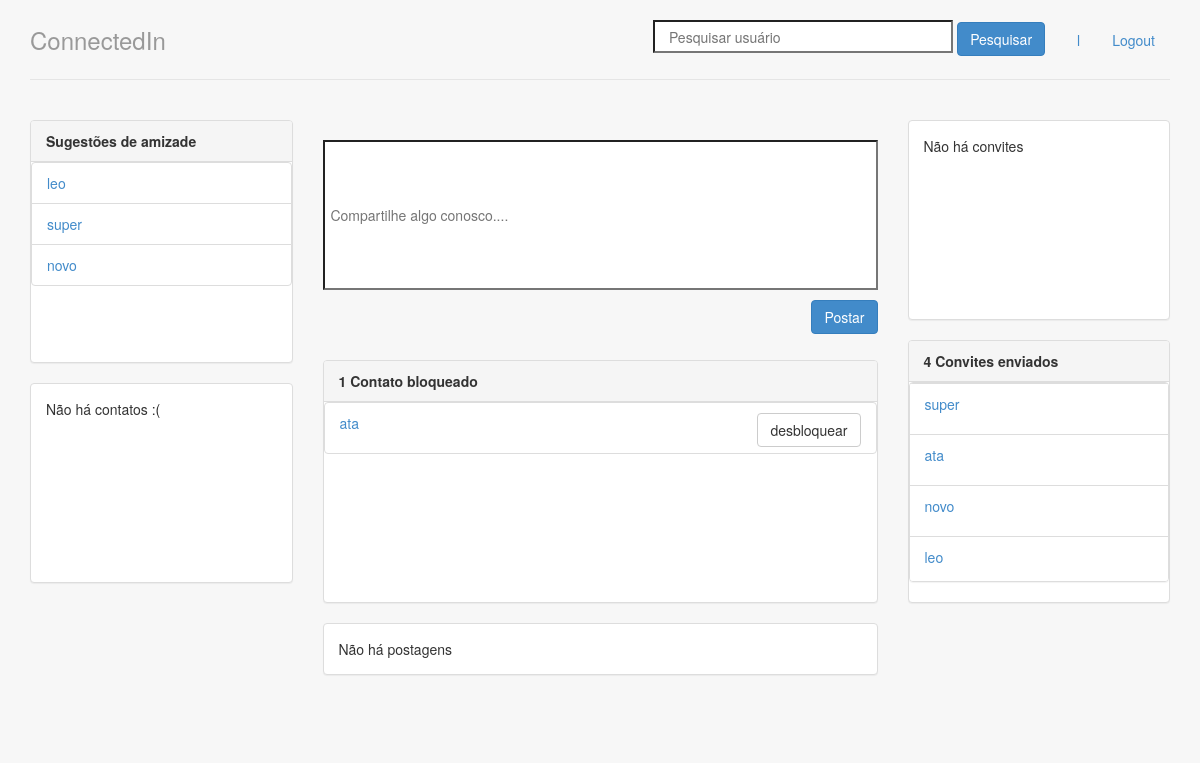
The app's page / (signed in) with its own data.
### perfis/models.py (models this page shows, shortened)
class Perfil(models.Model):
    nome = models.CharField(max_length=255, null=False)
    telefone = models.CharField(max_length=15, null=False)
    nome_empresa = models.CharField(max_length=255, null=False)
    contatos = models.ManyToManyField('self', related_name = 'meus_contatos')
    contatos_bloqueados = models.ManyToManyField('self', related_name = 'meus_contatos_bloqueados', symmetrical=False, through='Bloqueio')
    usuario = models.OneToOneField(User, related_name="perfil", on_delete = models.CASCADE)
    @property
    def meus_bloqueios(self):
        bloqueio = Bloqueio.objects.filter(bloqueador=self)
        return bloqueio
    def bloqueados(self):
        lista_bloqueados = []
        for i in self.meus_bloqueios:
            lista_bloqueados.append(i.bloqueado)
        return lista_bloqueados
    def contatos_nao_bloqueados(self):
        perfis_nao_bloqueados = []
        perfis_me_bloquearam = Bloqueio.objects.filter(bloqueado=self)
        ids_perfis_me_bloquearam = []
        for perfil in perfis_me_bloquearam:
            ids_perfis_me_bloquearam.append(perfil.bloqueador.id)
        for i in Perfil.objects.all():
            if i.id not in ids_perfis_me_bloquearam and i not in self.meus_bloqueios.all():
                perfis_nao_bloqueados.append(i)
        return perfis_nao_bloqueados

class Bloqueio(models.Model):
    bloqueador = models.ForeignKey(Perfil, on_delete = models.CASCADE, related_name = 'bloqueador')
    bloqueado = models.ForeignKey(Perfil, on_delete = models.CASCADE, related_name = 'bloqueado')
    def __str__(self):
        return self.bloqueado.nome

class Convite(models.Model):
    solicitante = models.ForeignKey(Perfil,on_delete=models.CASCADE,related_name='convites_feitos' )
    convidado = models.ForeignKey(Perfil, on_delete= models.CASCADE, related_name='convites_recebidos')

### perfis/views.py (the view)
# urls.py: path('', views.index,name='index'),
@login_required
def index(request):
	form = PostForm()
	perfil_logado = Perfil.objects.get(id=request.user.perfil.id)
	perfis_nao_bloqueados = perfil_logado.contatos_nao_bloqueados
	return render(request, 'index.html',{'perfis' : perfis_nao_bloqueados,
										 'perfil_logado' : get_perfil_logado(request),
										   'form':form})

### perfis/forms.py
class PostForm(forms.Form):
	texto = forms.CharField(required=True)

### perfis/views.py (called while the page is built)
@login_required
def get_perfil_logado(request):
	return request.user.perfil

### timeline/models.py (called while the page is built)
    def get_timeline(self):
        lista_postagens = []
        postagens_ordenadas = Postagem.objects.all()[::-1]
        for i in postagens_ordenadas:
            if i.dono in self.perfil.contatos.all() or i.dono.id == self.perfil.id:
                lista_postagens.append(i)
        return lista_postagens

### perfis/templates/index.html (shortened to what this page needs)
{% extends 'base.html' %}
{% block body %}
<div class="row">
    <div class="col-lg-3">
        <div class="panel panel-default">
            <div class="panel-heading">
                <strong>Sugestões de amizade</strong>
            </div>
            {% if perfis %}
            <div style="overflow-y: scroll; height: 200px;">
            <ul class="list-group">
                {% for perfil in perfis %}
                {% if perfil.nome != perfil_logado.nome and perfil not in perfil_logado.contatos.all and perfil not in perfil_logado.bloqueados %}
                <li class="list-group-item">
                    <a href="{% url 'exibir' perfil.id %}"> {{ perfil.nome }}
                    </a>
                </li>
                {% endif %}
                {% endfor %}
            </ul>
                {% else %}
                <p>Não há perfis cadastrados</p>
                {% endif %}
        </div>
        </div>
        <div class="panel panel-default" style="overflow-y: scroll; height: 200px;">
            {% with total=perfil_logado.contatos.count %}
            {% if total %}
            <div class="panel-heading">
                <strong> {{ total }}
                    Contato{{ total|pluralize }}
                </strong>
            </div>
            <ul class="list-group">
                {% for perfil in perfil_logado.contatos.all %}
                <li class="list-group-item">
                    <p><a href="{% url 'exibir' perfil.id %}">
                            {{ perfil }}
                        </a>
                        <a class="btn btn-danger pull-right" href="{% url 'desfazer' perfil.id %}">
                            desfazer amizade
                        </a></p>
                </li>
                {% endfor %}
            </ul>
            {% else %}
            <div class="panel-body">
                Não há contatos :(
            </div>
            {% endif %}
            {% endwith %}
        </div>
    </div>
    <div class="col-lg-6">
        <br>
        <form class="form-signin" method="post" action="{% url 'postar' %}">
            <p><input name="texto" id="id_postagem" required placeholder=" Compartilhe algo conosco...." style="min-width: 555px; min-height: 150px; max-width: 555px; max-height: 150px;"></p>
            <button class="btn btn-primary pull-right" type="submit">Postar</button>
            <br>
        </form>
        <br>
        <br>
        <div class="panel panel-default" >
            {% with total=perfil_logado.meus_bloqueios.count %}
            {% if total %}
            <div class="panel-heading">
                <strong> {{ total }}
                    Contato{{ total|pluralize }} bloqueado{{ total|pluralize }}
                </strong>
            </div>
            <div style="overflow-y: scroll; height: 200px;">
            <ul class="list-group">
                {% for bloqueio in perfil_logado.meus_bloqueios.all %}
                <li class="list-group-item">
                    <p><a href="{% url 'exibir' bloqueio.bloqueado.id %}">
                            {{ bloqueio }}
                        </a>
                        <a class="btn btn-default pull-right" href="{% url 'desbloquear' bloqueio.id %}">desbloquear</a>
                    </p>
                </li>
                {% endfor %}
            </ul>
        </div>
            {% else %}
            <div class="panel-body">
                Não há contatos bloqueados
            </div>
            {% endif %}
            {% endwith %}
        </div>
        <div class="panel panel-default">
            {% if perfil_logado.minha_timeline.get_timeline %}
            <div class="panel-heading">
                <strong> {{ total }}
                    Postagem{{ total|pluralize }}
                </strong>
            </div>
            <ul class="list-group">
                {% for postagem in perfil_logado.minha_timeline.get_timeline %}
                <li class="list-group-item">
                    <h3> {{ postagem.dono }} </h3>
                    <p>{{ postagem }}</p>
                    {% if postagem.dono.id == perfil_logado.id %}
                    <button class="btn btn-danger pull-right btn-confirm">Excluir</button>
                    <div class="modal fade" tabindex="-1" role="dialog" aria-labelledby="mySmallModalLabel" aria-hidden="true"
                        id="mi-modal">
                        <div class="modal-dialog modal-sm">
                            <div class="modal-content">
                                <div class="modal-header">
                                    <button type="button" class="close" data-dismiss="modal" aria-label="Close"><span
                                            aria-hidden="true">&times;</span></button>
                                    <h4 class="modal-title" id="myModalLabel">Deseja realmente excluir a postagem?</h4>
                                </div>
                                <div class="modal-footer">
                                    <p><a class="btn btn-default cd-popup-no" href="{% url 'index' %}">Cancelar</a>
                                        <a class="btn btn-default" href="{% url 'excluir_postagem' postagem.id %}">Excluir</a>
                                    </p>
                                </div>
                            </div>
                        </div>
                    </div>
                    {% endif %}
                    <h5>{{postagem.data_publicacao}}</h5>
                </li>
                {% endfor %}
            </ul>
            {% else %}
            <div class="panel-body">
                Não há postagens
            </div>
            {% endif %}
        </div>
    </div>
    <div class="col-lg-3">
        <div class="panel panel-default" style="overflow-y: scroll; height: 200px;">
            <div>
                {% with total=perfil_logado.convites_recebidos.count %}
                {% if total %}
                <div class="panel-heading">
                    <strong> {{ total }}
                        Convite{{ total|pluralize }} aguardando aprovação</strong>
                </div>
                <ul class="list-group">
                    {% for convite in perfil_logado.convites_recebidos.all %}
                    <li class="list-group-item">
                        <p>
                            <a href="{% url 'exibir' convite.solicitante.id %}">
                                {{convite.solicitante.nome}}
                            </a>
                            <a class="btn btn-danger pull-right" href="{% url 'recusar' convite.id %}">recusar</a>
                            <a class="btn btn-primary pull-right" href="{% url 'aceitar' convite.id %}">aceitar</a></p>
                    </li>
                    {% endfor %}
                </ul>
                {% else %}
                <div class="panel-body">
                    Não há convites
                </div>
                {% endif %}
                {% endwith %}
            </div>
        </div>
        <div class="panel panel-default">
            {% with total=perfil_logado.convites_feitos.count %}
            {% if total %}
            <div class="panel-heading">
                <strong> {{ total }}
                    Convite{{ total|pluralize }} enviado{{ total|pluralize }}</strong>
            </div>
            <div class="panel panel-default" style="overflow-y: scroll; height: 200px;">
            <ul class="list-group">
                {% for convite in perfil_logado.convites_feitos.all %}
                <li class="list-group-item">
                    <p>
                        <a href="{% url 'exibir' convite.convidado.id %}">
                            {{convite.convidado.nome}}
                        </a>
                </li>
                {% endfor %}
            </ul>
            {% else %}
            <div class="panel-body">
                Não há convites
            </div>
            {% endif %}
            {% endwith %}
        </div>
        </div>
    </div>
</div>
{% endblock %}

### perfis/templates/base.html (shortened to what this page needs)
{% load staticfiles %}
<!doctype html>
<html lang="pt-br">
<head>
	<link rel="stylesheet" href="{% static 'styles/bootstrap.css' %}">
	<link rel="stylesheet" href="{% static 'styles/main.css' %}">
</head>
<body>
	<div class="container">
		<div class="header">
			{% if request.user.perfil %}
			<ul class="nav nav-pills pull-right">
				<li>
				<div class="container">
					<form class="form-signin" method="post" action="{% url 'pesquisar' %}">
						<input name="nome" id="nome_id" required placeholder="   Pesquisar usuário" style="min-height: 33px; min-width: 300px;">
						<button class="btn btn-primary" type="submit">Pesquisar</button>
					</form>
				</div>
			</li>
				<li><a href="{% url 'exibir' perfil_logado.id %}">{{ perfil_logado.nome }}</a></li>
				<li><a href="/logout/">Logout</a></li>
			</ul>
			<a href="{% url 'index' %}" style="text-decoration:none">
				<h3 class="text-muted">ConnectedIn</h3>
			</a>
			{% else %}
			<h3 class="text-muted">ConnectedIn</h3>
			{% endif %}
		</div>
		<div class="row content">
			{% block body %}
			{% endblock %}
		</div>
	</div>
</body>
</html>

### perfis/static/styles/main.css (style rules this page uses)
body { padding-top: 20px; padding-bottom: 20px; background-color: rgb(247, 247, 247) }
.header, .content, .footer { padding-left: 15px; padding-right: 15px; }
.header { border-bottom: 1px solid #e5e5e5; }
.header h3 { margin-top: 0; margin-bottom: 0; line-height: 40px; padding-bottom: 19px; }
.content { margin: 40px 0; }
@media screen and (min-width: 768px) { .header, .content, .footer { padding-left: 0; padding-right: 0; } }
@media screen and (min-width: 768px) { .header { margin-bottom: 30px; } }

### records on screen
Perfil: nome "l"
Perfil: nome "leo"
Perfil: nome "super"
Perfil: nome "novo"
Bloqueio: bloqueado.nome "ata"
Convite: convidado.nome "super"
Convite: convidado.nome "ata"
Convite: convidado.nome "novo"
Convite: convidado.nome "leo"

### other values on screen
{{ total }} "1"
{{ total }} "4"
